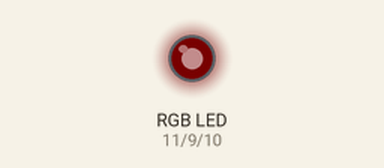
Bench run of a sketch on a simulated Arduino Uno, built with avr-gcc and run on an emulated ATmega328P. Shown: an RGB LED mixed from three pins (HIGH = lit). Dim RGB values are drawn brighter than linear; random numbers use the default seed unless the sketch sets one.

Above: at 0.05 s.
At 1.95 s:
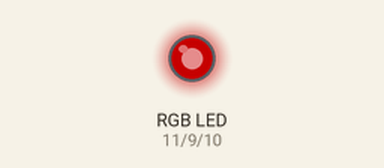
At 3.85 s:
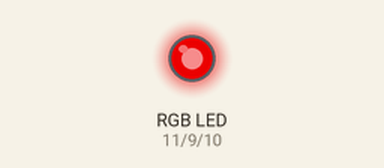
At 7.65 s:
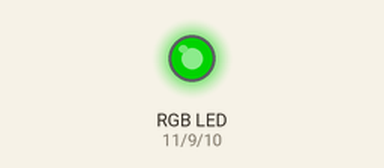
At 11.45 s:
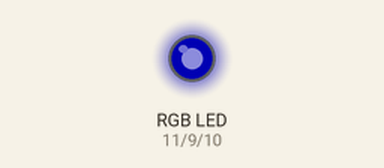
At 15.35 s:
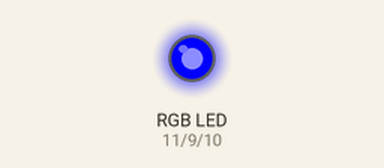
Timing chart, 0 to 20.0 s (numbered marks = the images above):
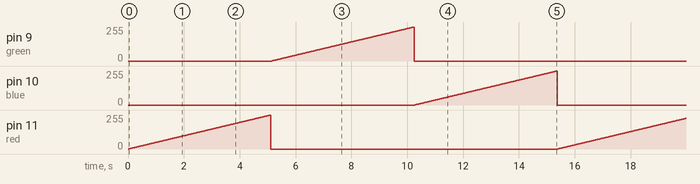

Measured:
- by itself, pin 9 (green), pin 10 (blue), pin 11 (red): ramps from 0/255 to 254/255 and jumps back, once every 15.4 s

The sketch:

RGB_FUN.ino
```cpp
int red = 11; // the pins for the LED
int green = 9;
int blue = 10;
int i = 0; // for loops
int j = 0;
void setup()
{
  pinMode(red, OUTPUT); // tell Arduino LED is an output
  pinMode(green, OUTPUT);
  pinMode(blue, OUTPUT);
}
void loop()
{
  // first, cycle up each primary colour twice
  for (j = 1; j < 6; j++)
  {  // loop 5 times
    for (i = 0; i < 255; i++)
    { // loop from 0 to 254 (fade in)
      analogWrite(red, i);      // set the LED brightness
      delay(20); // Wait 10ms because analogWrite isn't instant
    }
    analogWrite(red,0);
    delay (20);
    for (i = 0; i < 255; i++)
    { // loop from 0 to 254 (fade in)
      analogWrite(green, i);      // set the LED brightness
      delay(20); // Wait 10ms because analogWrite isn't instant
    }
    delay (20);
    analogWrite(green,0);
    for (i = 0; i < 255; i++)
    { // loop from 0 to 254 (fade in)
      analogWrite(blue, i);      // set the LED brightness
      delay(20); // Wait 10ms because analogWrite isn't instant
    }
    delay (20);
    analogWrite(blue,0);
  }
  // psychadelic time
  for (j = 1; j < 10000; j++)
  {
    analogWrite(red,random(255)); // set red at random brightness between 0 and 254
    delay (random(10,31));           // wait for a random duration between 10 and 30 milliseconds
    analogWrite(green,random(255));
    delay (random(10,31));
    analogWrite(blue,random(255));
    delay (random(10,31));
  }
}
```
